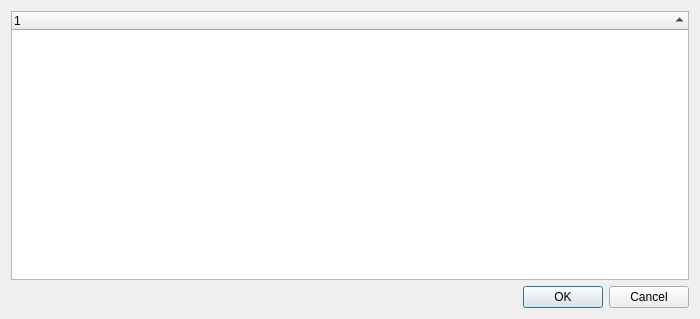
<?xml version="1.0" encoding="UTF-8"?>
<ui version="4.0">
 <class>DialogChoosePreset</class>
 <widget class="QDialog" name="DialogChoosePreset">
  <property name="geometry">
   <rect>
    <x>0</x>
    <y>0</y>
    <width>700</width>
    <height>319</height>
   </rect>
  </property>
  <property name="windowTitle">
   <string>Choose Preset</string>
  </property>
  <layout class="QGridLayout" name="gridLayout">
   <item row="0" column="0">
    <layout class="QVBoxLayout" name="verticalLayout">
     <item>
      <widget class="QTreeWidget" name="m_presetTree">
       <property name="rootIsDecorated">
        <bool>false</bool>
       </property>
       <property name="sortingEnabled">
        <bool>true</bool>
       </property>
       <column>
        <property name="text">
         <string notr="true">1</string>
        </property>
       </column>
      </widget>
     </item>
     <item>
      <widget class="QDialogButtonBox" name="buttonBox">
       <property name="orientation">
        <enum>Qt::Horizontal</enum>
       </property>
       <property name="standardButtons">
        <set>QDialogButtonBox::Cancel|QDialogButtonBox::Ok</set>
       </property>
      </widget>
     </item>
    </layout>
   </item>
  </layout>
 </widget>
 <resources/>
 <connections>
  <connection>
   <sender>buttonBox</sender>
   <signal>accepted()</signal>
   <receiver>DialogChoosePreset</receiver>
   <slot>accept()</slot>
   <hints>
    <hint type="sourcelabel">
     <x>248</x>
     <y>254</y>
    </hint>
    <hint type="destinationlabel">
     <x>157</x>
     <y>274</y>
    </hint>
   </hints>
  </connection>
  <connection>
   <sender>buttonBox</sender>
   <signal>rejected()</signal>
   <receiver>DialogChoosePreset</receiver>
   <slot>reject()</slot>
   <hints>
    <hint type="sourcelabel">
     <x>316</x>
     <y>260</y>
    </hint>
    <hint type="destinationlabel">
     <x>286</x>
     <y>274</y>
    </hint>
   </hints>
  </connection>
 </connections>
</ui>
